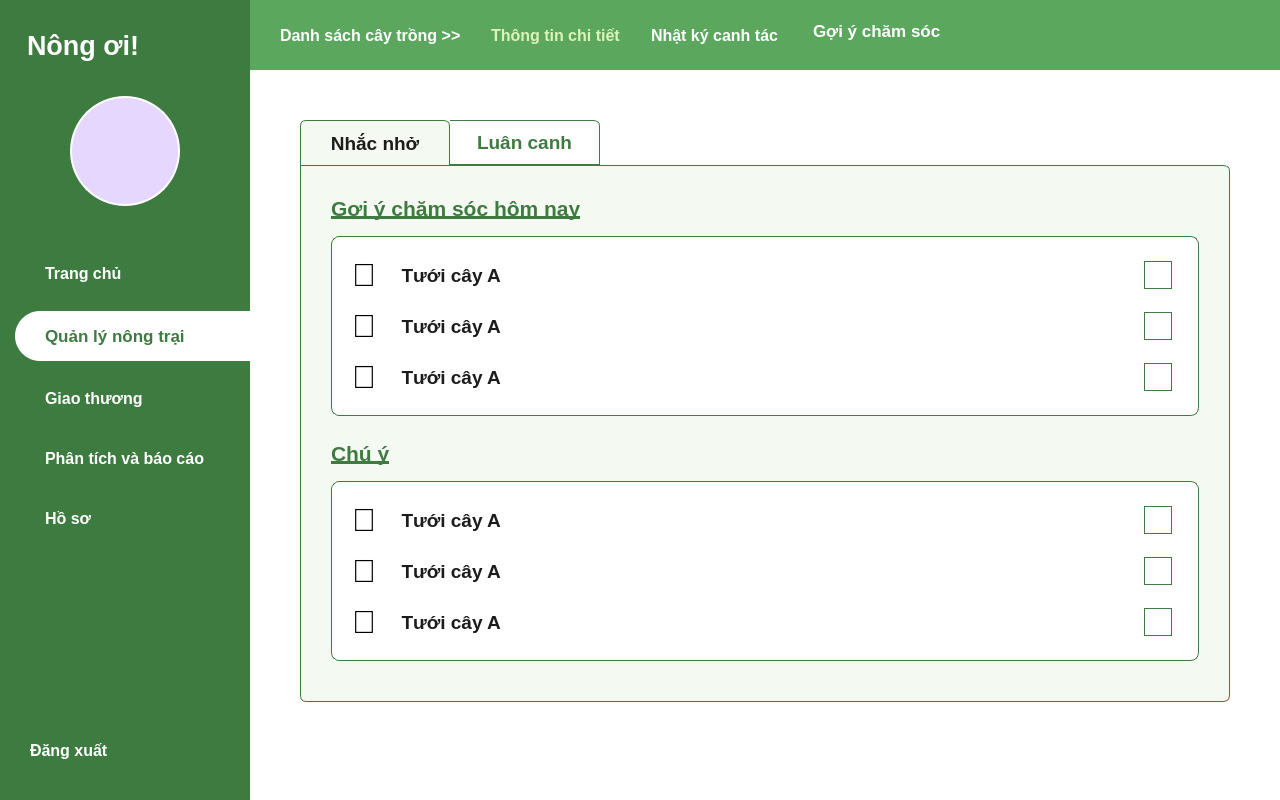
<?xml version="1.0" encoding="UTF-8"?>
<ui version="4.0">
 <class>GoiYChamSocScreen</class>
 <widget class="QWidget" name="GoiYChamSocScreen">
  <property name="geometry">
   <rect>
    <x>0</x>
    <y>0</y>
    <width>1280</width>
    <height>800</height>
   </rect>
  </property>
  <property name="windowTitle">
   <string>Gợi ý chăm sóc - Nông Ơi</string>
  </property>
  <property name="styleSheet">
   <string notr="true">QWidget#GoiYChamSocScreen {
    background-color: #FFFFFF;
}
QLabel, QPushButton, QCheckBox {
    font-family: 'Segoe UI', Arial, sans-serif;
}
QScrollArea {
    border: none;
    background-color: transparent;
}</string>
  </property>
  <layout class="QHBoxLayout" name="main_layout">
   <property name="spacing">
    <number>0</number>
   </property>
   <property name="leftMargin">
    <number>0</number>
   </property>
   <property name="topMargin">
    <number>0</number>
   </property>
   <property name="rightMargin">
    <number>0</number>
   </property>
   <property name="bottomMargin">
    <number>0</number>
   </property>
   <item>
    <widget class="QFrame" name="sidebar">
     <property name="minimumSize">
      <size>
       <width>250</width>
       <height>0</height>
      </size>
     </property>
     <property name="maximumSize">
      <size>
       <width>250</width>
       <height>16777215</height>
      </size>
     </property>
     <property name="styleSheet">
      <string notr="true">QFrame#sidebar {
    background-color: #3E7B40;
}</string>
     </property>
     <layout class="QVBoxLayout" name="verticalLayout_sidebar">
      <property name="spacing">
       <number>15</number>
      </property>
      <property name="leftMargin">
       <number>0</number>
      </property>
      <property name="topMargin">
       <number>30</number>
      </property>
      <property name="rightMargin">
       <number>0</number>
      </property>
      <property name="bottomMargin">
       <number>30</number>
      </property>
      <item>
       <widget class="QLabel" name="lbl_logo">
        <property name="styleSheet">
         <string notr="true">color: white;
font-size: 20pt;
font-weight: bold;
padding-left: 20px;</string>
        </property>
        <property name="text">
         <string>Nông ơi!</string>
        </property>
       </widget>
      </item>
      <item>
       <spacer name="verticalSpacer_avatar_top">
        <property name="orientation">
         <enum>Qt::Vertical</enum>
        </property>
        <property name="sizeType">
         <enum>QSizePolicy::Fixed</enum>
        </property>
        <property name="sizeHint" stdset="0">
         <size>
          <width>20</width>
          <height>20</height>
         </size>
        </property>
       </spacer>
      </item>
      <item>
       <layout class="QHBoxLayout" name="avatar_layout">
        <item>
         <widget class="QLabel" name="lbl_avatar">
          <property name="minimumSize">
           <size>
            <width>110</width>
            <height>110</height>
           </size>
          </property>
          <property name="maximumSize">
           <size>
            <width>110</width>
            <height>110</height>
           </size>
          </property>
          <property name="styleSheet">
           <string notr="true">background-color: #E6D7FF; border-radius: 55px; border: 2px solid white;</string>
          </property>
          <property name="text">
           <string/>
          </property>
          <property name="pixmap">
           <pixmap>../Hình ảnh/icon_user_purple.png</pixmap>
          </property>
          <property name="scaledContents">
           <bool>true</bool>
          </property>
          <property name="alignment">
           <set>Qt::AlignCenter</set>
          </property>
         </widget>
        </item>
       </layout>
      </item>
      <item>
       <spacer name="verticalSpacer_menu_top">
        <property name="orientation">
         <enum>Qt::Vertical</enum>
        </property>
        <property name="sizeType">
         <enum>QSizePolicy::Fixed</enum>
        </property>
        <property name="sizeHint" stdset="0">
         <size>
          <width>20</width>
          <height>30</height>
         </size>
        </property>
       </spacer>
      </item>
      <item>
       <widget class="QPushButton" name="btn_menu_trang_chu">
        <property name="minimumSize">
         <size>
          <width>0</width>
          <height>45</height>
         </size>
        </property>
        <property name="cursor">
         <cursorShape>PointingHandCursor</cursorShape>
        </property>
        <property name="styleSheet">
         <string notr="true">QPushButton { background-color: transparent; color: white; font-size: 12pt; font-weight: bold; text-align: left; padding-left: 45px; border: none; } QPushButton:hover { color: #DDF3B9; }</string>
        </property>
        <property name="text">
         <string>Trang chủ</string>
        </property>
       </widget>
      </item>
      <item>
       <widget class="QPushButton" name="btn_menu_quan_ly">
        <property name="minimumSize">
         <size>
          <width>0</width>
          <height>50</height>
         </size>
        </property>
        <property name="cursor">
         <cursorShape>PointingHandCursor</cursorShape>
        </property>
        <property name="styleSheet">
         <string notr="true">QPushButton { background-color: #FFFFFF; color: #3E7B40; font-size: 13pt; font-weight: bold; text-align: left; padding-left: 30px; border: none; border-top-left-radius: 25px; border-bottom-left-radius: 25px; margin-left: 15px; }</string>
        </property>
        <property name="text">
         <string>Quản lý nông trại</string>
        </property>
       </widget>
      </item>
      <item>
       <widget class="QPushButton" name="btn_menu_giao_thuong">
        <property name="minimumSize">
         <size>
          <width>0</width>
          <height>45</height>
         </size>
        </property>
        <property name="cursor">
         <cursorShape>PointingHandCursor</cursorShape>
        </property>
        <property name="styleSheet">
         <string notr="true">QPushButton { background-color: transparent; color: white; font-size: 12pt; font-weight: bold; text-align: left; padding-left: 45px; border: none; } QPushButton:hover { color: #DDF3B9; }</string>
        </property>
        <property name="text">
         <string>Giao thương</string>
        </property>
       </widget>
      </item>
      <item>
       <widget class="QPushButton" name="btn_menu_phan_tich">
        <property name="minimumSize">
         <size>
          <width>0</width>
          <height>45</height>
         </size>
        </property>
        <property name="cursor">
         <cursorShape>PointingHandCursor</cursorShape>
        </property>
        <property name="styleSheet">
         <string notr="true">QPushButton { background-color: transparent; color: white; font-size: 12pt; font-weight: bold; text-align: left; padding-left: 45px; border: none; } QPushButton:hover { color: #DDF3B9; }</string>
        </property>
        <property name="text">
         <string>Phân tích và báo cáo</string>
        </property>
       </widget>
      </item>
      <item>
       <widget class="QPushButton" name="btn_menu_ho_so">
        <property name="minimumSize">
         <size>
          <width>0</width>
          <height>45</height>
         </size>
        </property>
        <property name="cursor">
         <cursorShape>PointingHandCursor</cursorShape>
        </property>
        <property name="styleSheet">
         <string notr="true">QPushButton { background-color: transparent; color: white; font-size: 12pt; font-weight: bold; text-align: left; padding-left: 45px; border: none; } QPushButton:hover { color: #DDF3B9; }</string>
        </property>
        <property name="text">
         <string>Hồ sơ</string>
        </property>
       </widget>
      </item>
      <item>
       <spacer name="verticalSpacer_sidebar_bottom">
        <property name="orientation">
         <enum>Qt::Vertical</enum>
        </property>
        <property name="sizeHint" stdset="0">
         <size>
          <width>20</width>
          <height>40</height>
         </size>
        </property>
       </spacer>
      </item>
      <item>
       <widget class="QPushButton" name="btn_dang_xuat">
        <property name="minimumSize">
         <size>
          <width>0</width>
          <height>40</height>
         </size>
        </property>
        <property name="cursor">
         <cursorShape>PointingHandCursor</cursorShape>
        </property>
        <property name="styleSheet">
         <string notr="true">QPushButton { background-color: transparent; color: white; font-size: 12pt; font-weight: bold; text-align: left; padding-left: 30px; border: none; } QPushButton:hover { color: #FFB3B3; }</string>
        </property>
        <property name="text">
         <string>Đăng xuất</string>
        </property>
       </widget>
      </item>
     </layout>
    </widget>
   </item>
   <item>
    <layout class="QVBoxLayout" name="verticalLayout_main">
     <property name="spacing">
      <number>0</number>
     </property>
     <item>
      <widget class="QFrame" name="top_bar">
       <property name="minimumSize">
        <size>
         <width>0</width>
         <height>70</height>
        </size>
       </property>
       <property name="maximumSize">
        <size>
         <width>16777215</width>
         <height>70</height>
        </size>
       </property>
       <property name="styleSheet">
        <string notr="true">QFrame#top_bar { background-color: #5BA75D; }</string>
       </property>
       <layout class="QHBoxLayout" name="horizontalLayout_topbar">
        <property name="spacing">
         <number>30</number>
        </property>
        <property name="leftMargin">
         <number>30</number>
        </property>
        <property name="rightMargin">
         <number>30</number>
        </property>
        <item>
         <widget class="QLabel" name="lbl_tab_danh_sach">
          <property name="cursor">
           <cursorShape>PointingHandCursor</cursorShape>
          </property>
          <property name="styleSheet">
           <string notr="true">color: white; font-size: 12pt; font-weight: bold;</string>
          </property>
          <property name="text">
           <string>Danh sách cây trồng &gt;&gt;</string>
          </property>
         </widget>
        </item>
        <item>
         <widget class="QLabel" name="lbl_tab_thong_tin">
          <property name="cursor">
           <cursorShape>PointingHandCursor</cursorShape>
          </property>
          <property name="styleSheet">
           <string notr="true">color: #DDF3B9; font-size: 12pt; font-weight: bold;</string>
          </property>
          <property name="text">
           <string>Thông tin chi tiết</string>
          </property>
         </widget>
        </item>
        <item>
         <widget class="QLabel" name="lbl_tab_nhat_ky">
          <property name="cursor">
           <cursorShape>PointingHandCursor</cursorShape>
          </property>
          <property name="styleSheet">
           <string notr="true">color: white; font-size: 12pt; font-weight: bold;</string>
          </property>
          <property name="text">
           <string>Nhật ký canh tác</string>
          </property>
         </widget>
        </item>
        <item>
         <widget class="QLabel" name="lbl_tab_goi_y">
          <property name="styleSheet">
           <string notr="true">color: white; font-size: 13pt; font-weight: bold; border-bottom: 3px solid white; padding-bottom: 5px;</string>
          </property>
          <property name="text">
           <string>Gợi ý chăm sóc</string>
          </property>
         </widget>
        </item>
        <item>
         <spacer name="horizontalSpacer_topbar">
          <property name="orientation">
           <enum>Qt::Horizontal</enum>
          </property>
          <property name="sizeHint" stdset="0">
           <size>
            <width>40</width>
            <height>20</height>
           </size>
          </property>
         </spacer>
        </item>
       </layout>
      </widget>
     </item>
     <item>
      <widget class="QScrollArea" name="scroll_area">
       <property name="styleSheet">
        <string notr="true">QScrollArea { background-color: #FFFFFF; border: none; }</string>
       </property>
       <property name="widgetResizable">
        <bool>true</bool>
       </property>
       <widget class="QWidget" name="scrollAreaWidgetContents">
        <property name="geometry">
         <rect>
          <x>0</x>
          <y>0</y>
          <width>1028</width>
          <height>728</height>
         </rect>
        </property>
        <property name="styleSheet">
         <string notr="true">QWidget#scrollAreaWidgetContents { background-color: #FFFFFF; }</string>
        </property>
        <layout class="QVBoxLayout" name="verticalLayout_scroll">
         <property name="spacing">
          <number>0</number>
         </property>
         <property name="leftMargin">
          <number>50</number>
         </property>
         <property name="topMargin">
          <number>50</number>
         </property>
         <property name="rightMargin">
          <number>50</number>
         </property>
         <property name="bottomMargin">
          <number>40</number>
         </property>
         <item>
          <layout class="QHBoxLayout" name="hbox_inner_tabs">
           <property name="spacing">
            <number>0</number>
           </property>
           <item>
            <widget class="QLabel" name="lbl_subtab_nhacnho">
             <property name="minimumSize">
              <size>
               <width>150</width>
               <height>45</height>
              </size>
             </property>
             <property name="styleSheet">
              <string notr="true">background-color: #F4F9F1;
color: #1C1C1C;
font-size: 14pt;
font-weight: bold;
border-top: 1px solid #3E7B40;
border-left: 1px solid #3E7B40;
border-right: 1px solid #3E7B40;
border-top-left-radius: 6px;
border-top-right-radius: 6px;</string>
             </property>
             <property name="text">
              <string>Nhắc nhở</string>
             </property>
             <property name="alignment">
              <set>Qt::AlignCenter</set>
             </property>
            </widget>
           </item>
           <item>
            <widget class="QLabel" name="lbl_subtab_luancanh">
             <property name="minimumSize">
              <size>
               <width>150</width>
               <height>45</height>
              </size>
             </property>
             <property name="cursor">
              <cursorShape>PointingHandCursor</cursorShape>
             </property>
             <property name="styleSheet">
              <string notr="true">background-color: #FFFFFF;
color: #3E7B40;
font-size: 14pt;
font-weight: bold;
border-top: 1px solid #3E7B40;
border-right: 1px solid #3E7B40;
border-bottom: 1px solid #3E7B40;
border-top-right-radius: 6px;</string>
             </property>
             <property name="text">
              <string>Luân canh</string>
             </property>
             <property name="alignment">
              <set>Qt::AlignCenter</set>
             </property>
            </widget>
           </item>
           <item>
            <spacer name="hs_inner_tabs">
             <property name="orientation">
              <enum>Qt::Horizontal</enum>
             </property>
             <property name="sizeHint" stdset="0">
              <size>
               <width>40</width>
               <height>20</height>
              </size>
             </property>
            </spacer>
           </item>
          </layout>
         </item>
         <item>
          <widget class="QFrame" name="frame_content_box">
           <property name="styleSheet">
            <string notr="true">QFrame#frame_content_box {
    background-color: #F4F9F1;
    border: 1px solid #3E7B40;
    border-top-right-radius: 6px;
    border-bottom-left-radius: 6px;
    border-bottom-right-radius: 6px;
}</string>
           </property>
           <layout class="QVBoxLayout" name="vbox_content_box">
            <property name="spacing">
             <number>25</number>
            </property>
            <property name="leftMargin">
             <number>30</number>
            </property>
            <property name="topMargin">
             <number>30</number>
            </property>
            <property name="rightMargin">
             <number>30</number>
            </property>
            <property name="bottomMargin">
             <number>40</number>
            </property>
            <item>
             <layout class="QVBoxLayout" name="vbox_section1">
              <property name="spacing">
               <number>15</number>
              </property>
              <item>
               <widget class="QLabel" name="lbl_title_1">
                <property name="styleSheet">
                 <string notr="true">color: #3E7B40; font-size: 16pt; font-weight: bold; text-decoration: underline; border: none;</string>
                </property>
                <property name="text">
                 <string>Gợi ý chăm sóc hôm nay</string>
                </property>
               </widget>
              </item>
              <item>
               <widget class="QFrame" name="box_list_1">
                <property name="styleSheet">
                 <string notr="true">QFrame#box_list_1 {
    background-color: #FFFFFF;
    border: 1px solid #3E7B40;
    border-radius: 8px;
}</string>
                </property>
                <layout class="QVBoxLayout" name="vbox_list_1">
                 <property name="spacing">
                  <number>15</number>
                 </property>
                 <property name="leftMargin">
                  <number>20</number>
                 </property>
                 <property name="topMargin">
                  <number>20</number>
                 </property>
                 <property name="rightMargin">
                  <number>20</number>
                 </property>
                 <property name="bottomMargin">
                  <number>20</number>
                 </property>
                 <item>
                  <layout class="QHBoxLayout">
                   <item>
                    <widget class="QLabel" name="label">
                     <property name="styleSheet">
                      <string notr="true">font-size: 24pt; border: none;</string>
                     </property>
                     <property name="text">
                      <string>🚰</string>
                     </property>
                    </widget>
                   </item>
                   <item>
                    <widget class="QLabel" name="label">
                     <property name="styleSheet">
                      <string notr="true">color: #1C1C1C; font-size: 14pt; font-weight: bold; border: none;</string>
                     </property>
                     <property name="text">
                      <string>  Tưới cây A</string>
                     </property>
                    </widget>
                   </item>
                   <item>
                    <spacer>
                     <property name="orientation">
                      <enum>Qt::Horizontal</enum>
                     </property>
                     <property name="sizeHint" stdset="0">
                      <size>
                       <width>40</width>
                       <height>20</height>
                      </size>
                     </property>
                    </spacer>
                   </item>
                   <item>
                    <widget class="QCheckBox" name="chk_1_1">
                     <property name="styleSheet">
                      <string notr="true">QCheckBox::indicator { width: 26px; height: 26px; border: 1px solid #3E7B40; background: white; } QCheckBox::indicator:checked { background: #3E7B40; image: url(&quot;&quot;); }</string>
                     </property>
                     <property name="text">
                      <string/>
                     </property>
                    </widget>
                   </item>
                  </layout>
                 </item>
                 <item>
                  <layout class="QHBoxLayout">
                   <item>
                    <widget class="QLabel" name="label">
                     <property name="styleSheet">
                      <string notr="true">font-size: 24pt; border: none;</string>
                     </property>
                     <property name="text">
                      <string>🚰</string>
                     </property>
                    </widget>
                   </item>
                   <item>
                    <widget class="QLabel" name="label">
                     <property name="styleSheet">
                      <string notr="true">color: #1C1C1C; font-size: 14pt; font-weight: bold; border: none;</string>
                     </property>
                     <property name="text">
                      <string>  Tưới cây A</string>
                     </property>
                    </widget>
                   </item>
                   <item>
                    <spacer>
                     <property name="orientation">
                      <enum>Qt::Horizontal</enum>
                     </property>
                     <property name="sizeHint" stdset="0">
                      <size>
                       <width>40</width>
                       <height>20</height>
                      </size>
                     </property>
                    </spacer>
                   </item>
                   <item>
                    <widget class="QCheckBox" name="chk_1_2">
                     <property name="styleSheet">
                      <string notr="true">QCheckBox::indicator { width: 26px; height: 26px; border: 1px solid #3E7B40; background: white; } QCheckBox::indicator:checked { background: #3E7B40; image: url(&quot;&quot;); }</string>
                     </property>
                     <property name="text">
                      <string/>
                     </property>
                    </widget>
                   </item>
                  </layout>
                 </item>
                 <item>
                  <layout class="QHBoxLayout">
                   <item>
                    <widget class="QLabel" name="label">
                     <property name="styleSheet">
                      <string notr="true">font-size: 24pt; border: none;</string>
                     </property>
                     <property name="text">
                      <string>🚰</string>
                     </property>
                    </widget>
                   </item>
                   <item>
                    <widget class="QLabel" name="label">
                     <property name="styleSheet">
                      <string notr="true">color: #1C1C1C; font-size: 14pt; font-weight: bold; border: none;</string>
                     </property>
                     <property name="text">
                      <string>  Tưới cây A</string>
                     </property>
                    </widget>
                   </item>
                   <item>
                    <spacer>
                     <property name="orientation">
                      <enum>Qt::Horizontal</enum>
                     </property>
                     <property name="sizeHint" stdset="0">
                      <size>
                       <width>40</width>
                       <height>20</height>
                      </size>
                     </property>
                    </spacer>
                   </item>
                   <item>
                    <widget class="QCheckBox" name="chk_1_3">
                     <property name="styleSheet">
                      <string notr="true">QCheckBox::indicator { width: 26px; height: 26px; border: 1px solid #3E7B40; background: white; } QCheckBox::indicator:checked { background: #3E7B40; image: url(&quot;&quot;); }</string>
                     </property>
                     <property name="text">
                      <string/>
                     </property>
                    </widget>
                   </item>
                  </layout>
                 </item>
                </layout>
               </widget>
              </item>
             </layout>
            </item>
            <item>
             <layout class="QVBoxLayout" name="vbox_section2">
              <property name="spacing">
               <number>15</number>
              </property>
              <item>
               <widget class="QLabel" name="lbl_title_2">
                <property name="styleSheet">
                 <string notr="true">color: #3E7B40; font-size: 16pt; font-weight: bold; text-decoration: underline; border: none;</string>
                </property>
                <property name="text">
                 <string>Chú ý</string>
                </property>
               </widget>
              </item>
              <item>
               <widget class="QFrame" name="box_list_2">
                <property name="styleSheet">
                 <string notr="true">QFrame#box_list_2 {
    background-color: #FFFFFF;
    border: 1px solid #3E7B40;
    border-radius: 8px;
}</string>
                </property>
                <layout class="QVBoxLayout" name="vbox_list_2">
                 <property name="spacing">
                  <number>15</number>
                 </property>
                 <property name="leftMargin">
                  <number>20</number>
                 </property>
                 <property name="topMargin">
                  <number>20</number>
                 </property>
                 <property name="rightMargin">
                  <number>20</number>
                 </property>
                 <property name="bottomMargin">
                  <number>20</number>
                 </property>
                 <item>
                  <layout class="QHBoxLayout">
                   <item>
                    <widget class="QLabel" name="label">
                     <property name="styleSheet">
                      <string notr="true">font-size: 24pt; border: none;</string>
                     </property>
                     <property name="text">
                      <string>🚰</string>
                     </property>
                    </widget>
                   </item>
                   <item>
                    <widget class="QLabel" name="label">
                     <property name="styleSheet">
                      <string notr="true">color: #1C1C1C; font-size: 14pt; font-weight: bold; border: none;</string>
                     </property>
                     <property name="text">
                      <string>  Tưới cây A</string>
                     </property>
                    </widget>
                   </item>
                   <item>
                    <spacer>
                     <property name="orientation">
                      <enum>Qt::Horizontal</enum>
                     </property>
                     <property name="sizeHint" stdset="0">
                      <size>
                       <width>40</width>
                       <height>20</height>
                      </size>
                     </property>
                    </spacer>
                   </item>
                   <item>
                    <widget class="QCheckBox" name="chk_2_1">
                     <property name="styleSheet">
                      <string notr="true">QCheckBox::indicator { width: 26px; height: 26px; border: 1px solid #3E7B40; background: white; } QCheckBox::indicator:checked { background: #3E7B40; image: url(&quot;&quot;); }</string>
                     </property>
                     <property name="text">
                      <string/>
                     </property>
                    </widget>
                   </item>
                  </layout>
                 </item>
                 <item>
                  <layout class="QHBoxLayout">
                   <item>
                    <widget class="QLabel" name="label">
                     <property name="styleSheet">
                      <string notr="true">font-size: 24pt; border: none;</string>
                     </property>
                     <property name="text">
                      <string>🚰</string>
                     </property>
                    </widget>
                   </item>
                   <item>
                    <widget class="QLabel" name="label">
                     <property name="styleSheet">
                      <string notr="true">color: #1C1C1C; font-size: 14pt; font-weight: bold; border: none;</string>
                     </property>
                     <property name="text">
                      <string>  Tưới cây A</string>
                     </property>
                    </widget>
                   </item>
                   <item>
                    <spacer>
                     <property name="orientation">
                      <enum>Qt::Horizontal</enum>
                     </property>
                     <property name="sizeHint" stdset="0">
                      <size>
                       <width>40</width>
                       <height>20</height>
                      </size>
                     </property>
                    </spacer>
                   </item>
                   <item>
                    <widget class="QCheckBox" name="chk_2_2">
                     <property name="styleSheet">
                      <string notr="true">QCheckBox::indicator { width: 26px; height: 26px; border: 1px solid #3E7B40; background: white; } QCheckBox::indicator:checked { background: #3E7B40; image: url(&quot;&quot;); }</string>
                     </property>
                     <property name="text">
                      <string/>
                     </property>
                    </widget>
                   </item>
                  </layout>
                 </item>
                 <item>
                  <layout class="QHBoxLayout">
                   <item>
                    <widget class="QLabel" name="label">
                     <property name="styleSheet">
                      <string notr="true">font-size: 24pt; border: none;</string>
                     </property>
                     <property name="text">
                      <string>🚰</string>
                     </property>
                    </widget>
                   </item>
                   <item>
                    <widget class="QLabel" name="label">
                     <property name="styleSheet">
                      <string notr="true">color: #1C1C1C; font-size: 14pt; font-weight: bold; border: none;</string>
                     </property>
                     <property name="text">
                      <string>  Tưới cây A</string>
                     </property>
                    </widget>
                   </item>
                   <item>
                    <spacer>
                     <property name="orientation">
                      <enum>Qt::Horizontal</enum>
                     </property>
                     <property name="sizeHint" stdset="0">
                      <size>
                       <width>40</width>
                       <height>20</height>
                      </size>
                     </property>
                    </spacer>
                   </item>
                   <item>
                    <widget class="QCheckBox" name="chk_2_3">
                     <property name="styleSheet">
                      <string notr="true">QCheckBox::indicator { width: 26px; height: 26px; border: 1px solid #3E7B40; background: white; } QCheckBox::indicator:checked { background: #3E7B40; image: url(&quot;&quot;); }</string>
                     </property>
                     <property name="text">
                      <string/>
                     </property>
                    </widget>
                   </item>
                  </layout>
                 </item>
                </layout>
               </widget>
              </item>
             </layout>
            </item>
           </layout>
          </widget>
         </item>
         <item>
          <spacer name="verticalSpacer_scroll_bottom">
           <property name="orientation">
            <enum>Qt::Vertical</enum>
           </property>
           <property name="sizeHint" stdset="0">
            <size>
             <width>20</width>
             <height>40</height>
            </size>
           </property>
          </spacer>
         </item>
        </layout>
       </widget>
      </widget>
     </item>
    </layout>
   </item>
  </layout>
 </widget>
 <resources/>
 <connections/>
</ui>
